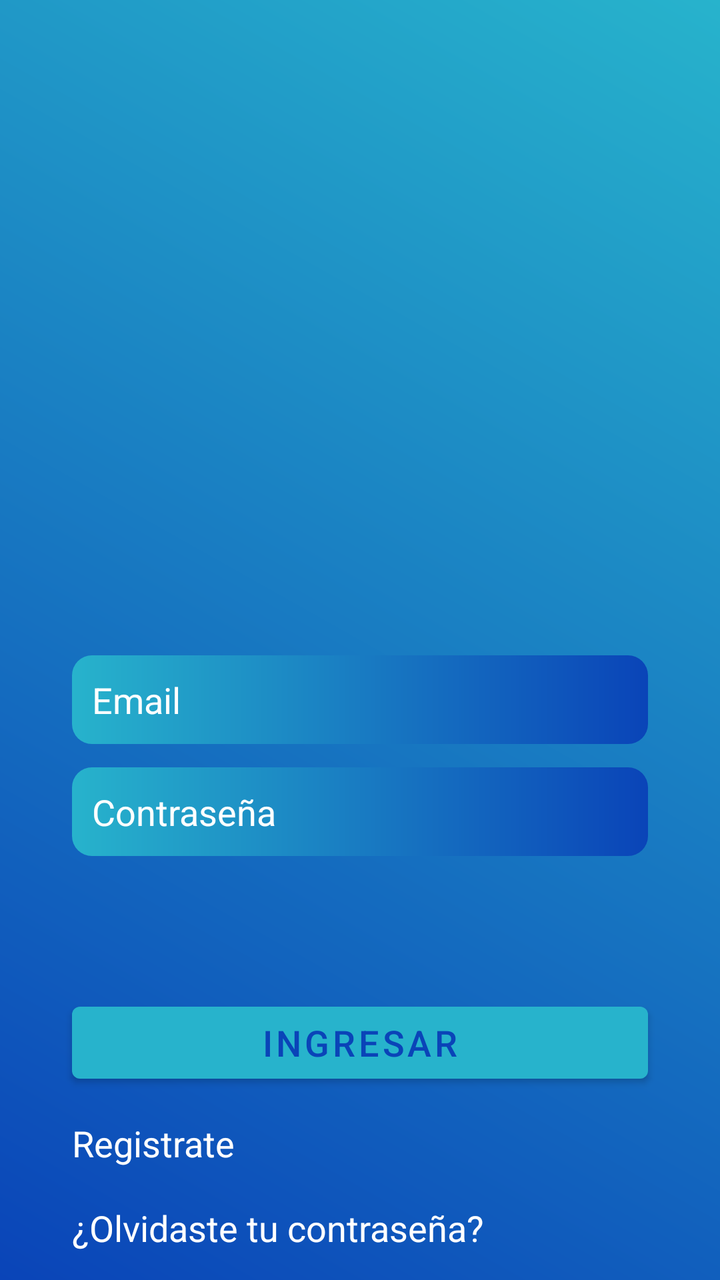
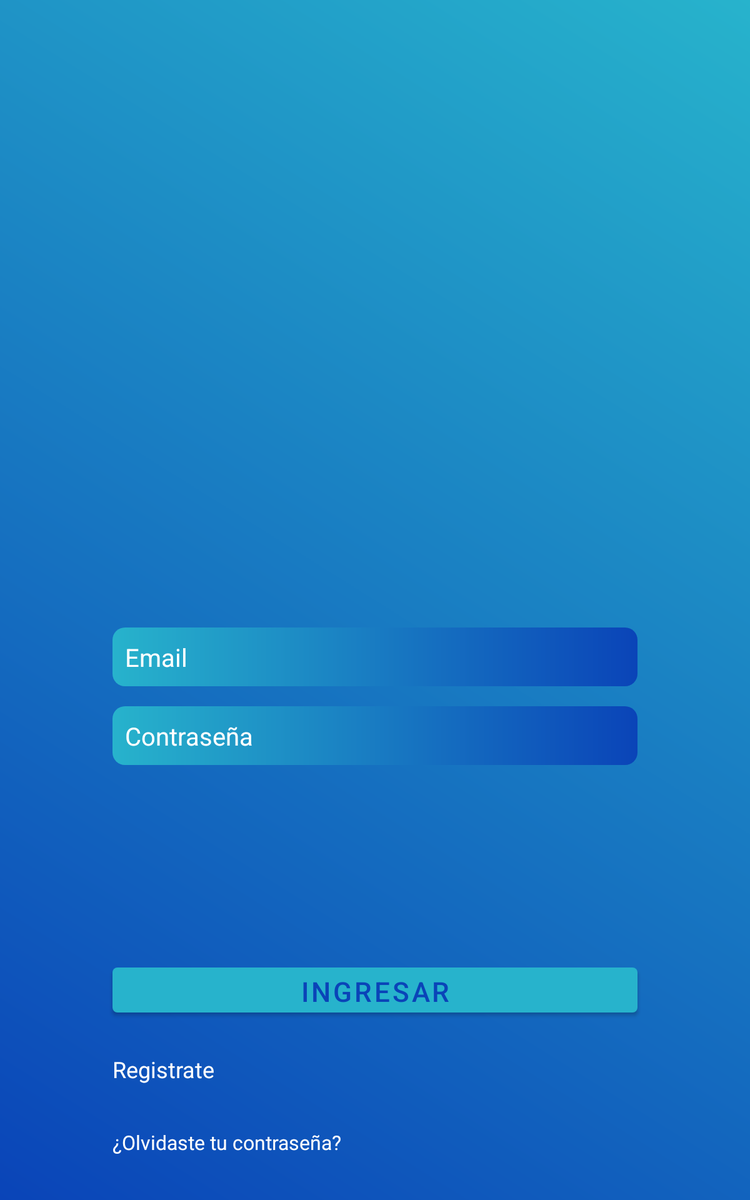

Two renders of one Android screen. The first uses the default layout on a phone; the second uses the alternative layout the repository ships for a different screen configuration, on a matching device. The two XML files are below.
<!-- AndroidManifest.xml: application theme Theme.YoSigo.NoActionBar -->
<!-- res/layout/activity_login_as_service.xml -->
<?xml version="1.0" encoding="utf-8"?>
<androidx.constraintlayout.widget.ConstraintLayout xmlns:android="http://schemas.android.com/apk/res/android"
    xmlns:app="http://schemas.android.com/apk/res-auto"
    xmlns:tools="http://schemas.android.com/tools"
    android:id="@+id/rootConstraint"
    android:layout_width="match_parent"
    android:layout_height="match_parent"
    android:background="@drawable/login_as_service_background"
    tools:context=".view.activities.LoginActivity">

    <androidx.constraintlayout.widget.Guideline
        android:id="@+id/gLineLeft"
        android:layout_width="wrap_content"
        android:layout_height="wrap_content"
        android:orientation="vertical"
        app:layout_constraintGuide_percent="0.1" />

    <androidx.constraintlayout.widget.Guideline
        android:id="@+id/gLineRight"
        android:layout_width="wrap_content"
        android:layout_height="wrap_content"
        android:orientation="vertical"
        app:layout_constraintGuide_percent="0.9" />

    <EditText
        android:id="@+id/txtEmail"
        style="@style/editTextLogin"
        android:layout_width="0dp"
        android:layout_height="wrap_content"
        android:autofillHints="true"
        android:hint="Email"
        android:inputType="textEmailAddress"
        app:layout_constraintBottom_toBottomOf="parent"
        app:layout_constraintEnd_toEndOf="@id/gLineRight"
        app:layout_constraintStart_toStartOf="@id/gLineLeft"
        app:layout_constraintTop_toTopOf="parent"
        app:layout_constraintVertical_bias="0.55"/>

    <EditText
        android:id="@+id/txtPasswd"
        style="@style/editTextLogin"
        android:layout_width="0dp"
        android:layout_height="wrap_content"
        android:layout_marginTop="5dp"
        android:autofillHints="true"
        android:hint="Contraseña"
        android:inputType="textPassword"
        app:layout_constraintEnd_toEndOf="@id/gLineRight"
        app:layout_constraintStart_toStartOf="@id/gLineLeft"
        app:layout_constraintTop_toBottomOf="@id/txtEmail"
        app:layout_constraintVertical_bias="0.03"
        app:layout_constraintBottom_toBottomOf="parent"/>

    <com.github.ybq.android.spinkit.SpinKitView
        android:id="@+id/spinkitLoading"
        android:layout_width="wrap_content"
        android:layout_height="wrap_content"
        android:visibility="gone"
        app:SpinKit_Color="@color/white"
        app:SpinKit_Style="ThreeBounce"
        app:layout_constraintBottom_toTopOf="@id/btnLogin"
        app:layout_constraintEnd_toEndOf="@id/txtPasswd"
        app:layout_constraintStart_toStartOf="@id/txtPasswd"
        app:layout_constraintTop_toBottomOf="@id/txtPasswd" />

    <Button
        android:id="@+id/btnLogin"
        android:layout_width="0dp"
        android:layout_height="wrap_content"
        android:text="Ingresar"
        android:textSize="18sp"
        app:layout_constraintBottom_toBottomOf="parent"
        app:layout_constraintEnd_toStartOf="@+id/gLineRight"
        app:layout_constraintStart_toStartOf="@+id/gLineLeft"
        app:layout_constraintTop_toTopOf="parent"
        app:layout_constraintVertical_bias="0.84"
        tools:ignore="TextContrastCheck" />

    <TextView
        android:id="@+id/txtRegisterLink"
        android:layout_width="wrap_content"
        android:layout_height="wrap_content"
        android:text="Registrate"
        android:textColor="@color/white"
        android:textSize="18sp"
        app:layout_constraintBottom_toBottomOf="parent"
        app:layout_constraintStart_toStartOf="@id/btnLogin"
        app:layout_constraintTop_toBottomOf="@id/btnLogin"
        app:layout_constraintVertical_bias="0.2" />

    <TextView
        android:id="@+id/txtForgetPasswdLink"
        android:layout_width="wrap_content"
        android:layout_height="wrap_content"
        android:text="¿Olvidaste tu contraseña?"
        android:textColor="@color/white"
        android:textSize="18sp"
        app:layout_constraintBottom_toBottomOf="parent"
        app:layout_constraintStart_toStartOf="@id/btnLogin"
        app:layout_constraintTop_toBottomOf="@id/btnLogin"
        app:layout_constraintVertical_bias="0.8" />
</androidx.constraintlayout.widget.ConstraintLayout>
<!-- resources referenced by this layout -->
<resources>
  <color name="white">#FFFFFFFF</color>
  <!-- drawable login_as_service_background (drawable) -->
  <?xml version="1.0" encoding="utf-8"?>
  <shape xmlns:android="http://schemas.android.com/apk/res/android"
      android:shape="rectangle">
      <gradient
          android:angle="45"
          android:endColor="@color/primary"
          android:startColor="@color/secondary" />
  </shape>
  <style name="editTextLogin" parent="@style/Widget.AppCompat.EditText">
          <item name="android:background">@drawable/edit_text_login</item>
          <item name="android:padding">@dimen/editText_TextPadding</item>
          <item name="android:textColor">@color/white</item>
          <item name="android:textColorHint">@color/white</item>
          <item name="android:drawablePadding">3dp</item>
          <item name="android:textSize">@dimen/editText_TextSize</item>
      </style>
  <style name="Theme.YoSigo.NoActionBar">
          <item name="windowActionBar">false</item>
          <item name="windowNoTitle">true</item>
  
      </style>
  <color name="primary">#27B3CC</color>
  <color name="secondary">#0A44B8</color>
  <!-- drawable edit_text_login (drawable) -->
  <?xml version="1.0" encoding="utf-8"?>
  <shape android:shape="rectangle" xmlns:android="http://schemas.android.com/apk/res/android">
  
  
      <corners android:radius="10dp"/>
  
      <gradient android:startColor="@color/primary"
          android:endColor="@color/secondary"/>
  </shape>
  <dimen name="editText_TextPadding">10sp</dimen>
  <dimen name="editText_TextSize">18sp</dimen>
</resources>
<!-- res/layout-sw600dp/activity_login_as_service.xml (the repository's variant of the layout above) -->
<!-- drawn on a 7-inch tablet held upright -->
<?xml version="1.0" encoding="utf-8"?>
<androidx.constraintlayout.widget.ConstraintLayout xmlns:android="http://schemas.android.com/apk/res/android"
    xmlns:app="http://schemas.android.com/apk/res-auto"
    xmlns:tools="http://schemas.android.com/tools"
    android:id="@+id/rootConstraint"
    android:layout_width="match_parent"
    android:layout_height="match_parent"
    android:background="@drawable/login_as_service_background"
    tools:context=".view.activities.LoginActivity">

    <androidx.constraintlayout.widget.Guideline
        android:id="@+id/gLineLeft"
        android:layout_width="wrap_content"
        android:layout_height="wrap_content"
        android:orientation="vertical"
        app:layout_constraintGuide_percent="0.15" />

    <androidx.constraintlayout.widget.Guideline
        android:id="@+id/gLineRight"
        android:layout_width="wrap_content"
        android:layout_height="wrap_content"
        android:orientation="vertical"
        app:layout_constraintGuide_percent="0.85" />

    <EditText
        android:id="@+id/txtEmail"
        style="@style/editTextLogin"
        android:layout_width="0dp"
        android:textSize="@dimen/editText_TextSize"
        android:layout_height="wrap_content"
        android:autofillHints="true"
        android:hint="Email"
        android:inputType="textEmailAddress"
        app:layout_constraintBottom_toBottomOf="parent"
        app:layout_constraintEnd_toEndOf="@id/gLineRight"
        app:layout_constraintStart_toStartOf="@id/gLineLeft"
        app:layout_constraintTop_toTopOf="parent"
        app:layout_constraintVertical_bias="0.55" />

    <EditText
        android:id="@+id/txtPasswd"
        style="@style/editTextLogin"
        android:layout_width="0dp"
        android:layout_height="wrap_content"
        android:layout_marginTop="5dp"
        android:autofillHints="true"
        android:hint="Contraseña"
        android:inputType="textPassword"
        app:layout_constraintBottom_toBottomOf="parent"
        app:layout_constraintEnd_toEndOf="@id/gLineRight"
        app:layout_constraintStart_toStartOf="@id/gLineLeft"
        app:layout_constraintTop_toBottomOf="@id/txtEmail"
        app:layout_constraintVertical_bias="0.03" />

    <com.github.ybq.android.spinkit.SpinKitView
        android:id="@+id/spinkitLoading"
        android:layout_width="wrap_content"
        android:layout_height="wrap_content"
        android:visibility="gone"
        app:SpinKit_Color="@color/white"
        app:SpinKit_Style="ThreeBounce"
        app:layout_constraintBottom_toTopOf="@id/btnLogin"
        app:layout_constraintEnd_toEndOf="@id/txtPasswd"
        app:layout_constraintStart_toStartOf="@id/txtPasswd"
        app:layout_constraintTop_toBottomOf="@id/txtPasswd" />

    <Button
        android:id="@+id/btnLogin"
        android:layout_width="0dp"
        android:layout_height="0dp"
        android:text="Ingresar"
        android:textSize="22sp"
        app:layout_constraintBottom_toBottomOf="@id/bottomBtnLogin"
        app:layout_constraintEnd_toStartOf="@+id/gLineRight"
        app:layout_constraintStart_toStartOf="@+id/gLineLeft"
        app:layout_constraintTop_toTopOf="@id/topBtnLogin"
        app:layout_constraintVertical_bias="0.84"
        tools:ignore="TextContrastCheck" />

    <androidx.constraintlayout.widget.Guideline
        android:id="@+id/topBtnLogin"
        android:layout_width="wrap_content"
        android:layout_height="wrap_content"
        android:orientation="horizontal"
        app:layout_constraintGuide_percent="0.8" />

    <androidx.constraintlayout.widget.Guideline
        android:id="@+id/bottomBtnLogin"
        android:layout_width="wrap_content"
        android:layout_height="wrap_content"
        android:orientation="horizontal"
        app:layout_constraintGuide_percent="0.85" />

    <androidx.constraintlayout.widget.Guideline
        android:id="@+id/glineRegisterLink"
        android:layout_width="wrap_content"
        android:layout_height="wrap_content"
        android:orientation="vertical"
        app:layout_constraintGuide_percent="0.3" />

    <androidx.constraintlayout.widget.Guideline
        android:id="@+id/glineForgetPasswdLink"
        android:layout_width="wrap_content"
        android:layout_height="wrap_content"
        android:orientation="vertical"
        app:layout_constraintGuide_percent="0.48" />

    <TextView
        android:id="@+id/txtRegisterLink"
        android:layout_width="0dp"
        android:layout_height="35dp"
        android:text="Registrate"
        android:gravity="center_vertical"
        android:textColor="@color/white"
        app:autoSizeMaxTextSize="100sp"
        app:autoSizeMinTextSize="12sp"
        app:autoSizeStepGranularity="2sp"
        app:autoSizeTextType="uniform"
        app:layout_constraintEnd_toEndOf="@+id/glineRegisterLink"
        app:layout_constraintBottom_toBottomOf="parent"
        app:layout_constraintStart_toStartOf="@id/btnLogin"
        app:layout_constraintTop_toBottomOf="@id/btnLogin"
        app:layout_constraintVertical_bias="0.2" />

    <TextView
        android:id="@+id/txtForgetPasswdLink"
        android:layout_width="0dp"
        android:layout_height="35dp"
        android:text="¿Olvidaste tu contraseña?"
        android:textColor="@color/white"
        app:autoSizeMaxTextSize="100sp"
        app:autoSizeMinTextSize="12sp"
        app:autoSizeStepGranularity="2sp"
        app:autoSizeTextType="uniform"
        app:layout_constraintBottom_toBottomOf="parent"
        app:layout_constraintEnd_toEndOf="@+id/glineForgetPasswdLink"
        app:layout_constraintStart_toStartOf="@id/btnLogin"
        app:layout_constraintTop_toBottomOf="@id/btnLogin"
        app:layout_constraintVertical_bias="0.8" />
</androidx.constraintlayout.widget.ConstraintLayout>
<!-- resources referenced by the variant -->
<!-- as a 7-inch tablet held upright resolves them -->
<resources>
  <color name="white">#FFFFFFFF</color>
  <!-- from res/values-w600dp/ -->
  <dimen name="editText_TextSize">20sp</dimen>
  <!-- drawable login_as_service_background (drawable) -->
  <?xml version="1.0" encoding="utf-8"?>
  <shape xmlns:android="http://schemas.android.com/apk/res/android"
      android:shape="rectangle">
      <gradient
          android:angle="45"
          android:endColor="@color/primary"
          android:startColor="@color/secondary" />
  </shape>
  <style name="editTextLogin" parent="@style/Widget.AppCompat.EditText">
          <item name="android:background">@drawable/edit_text_login</item>
          <item name="android:padding">@dimen/editText_TextPadding</item>
          <item name="android:textColor">@color/white</item>
          <item name="android:textColorHint">@color/white</item>
          <item name="android:drawablePadding">3dp</item>
          <item name="android:textSize">@dimen/editText_TextSize</item>
      </style>
  <style name="Theme.YoSigo.NoActionBar">
          <item name="windowActionBar">false</item>
          <item name="windowNoTitle">true</item>
  
      </style>
  <color name="primary">#27B3CC</color>
  <color name="secondary">#0A44B8</color>
  <!-- drawable edit_text_login (drawable) -->
  <?xml version="1.0" encoding="utf-8"?>
  <shape android:shape="rectangle" xmlns:android="http://schemas.android.com/apk/res/android">
  
  
      <corners android:radius="10dp"/>
  
      <gradient android:startColor="@color/primary"
          android:endColor="@color/secondary"/>
  </shape>
  <!-- from res/values-w600dp/ -->
  <dimen name="editText_TextPadding">10sp</dimen>
</resources>
